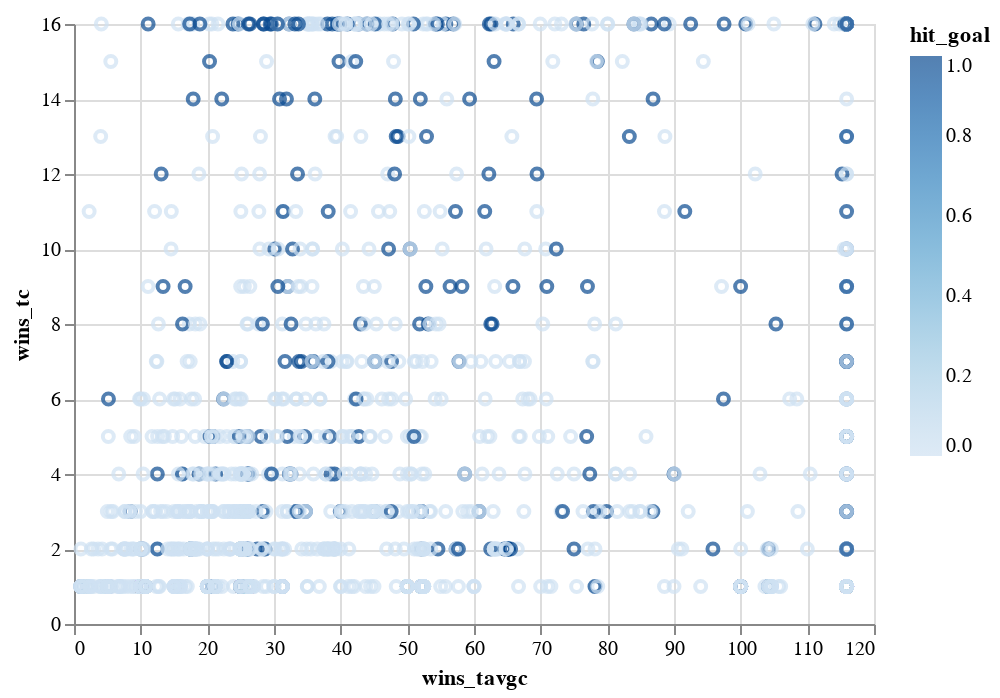

Notebook code for this chart:
### Code cell
#creating scatterplot with transactions and hit_goal
# winsorized transaction avg x winsorized goal
# convert hit_goal to categorical then scatter plot
from altair import *
Chart(new_fpdf).mark_point().encode(x='wins_tavgc',y='wins_tc', color='hit_goal')

### Figure 1 — Vega-Lite specification as saved in the notebook (floating-point values rounded to 4 significant figures; data arrays with more than 128 entries replaced by an {"elided": "..."} marker saying what was removed)
{"config": {"view": {"continuousWidth": 400, "continuousHeight": 300}}, "data": {"name": "data-51d0918cdd21745db847ef7a2f9a5d9e"}, "mark": "point", "encoding": {"color": {"type": "quantitative", "field": "hit_goal"}, "x": {"type": "quantitative", "field": "wins_tavgc"}, "y": {"type": "quantitative", "field": "wins_tc"}}, "$schema": "https://vega.github.io/schema/vega-lite/v4.8.1.json", "datasets": {"data-51d0918cdd21745db847ef7a2f9a5d9e": {"elided": "1393 records"}}}
